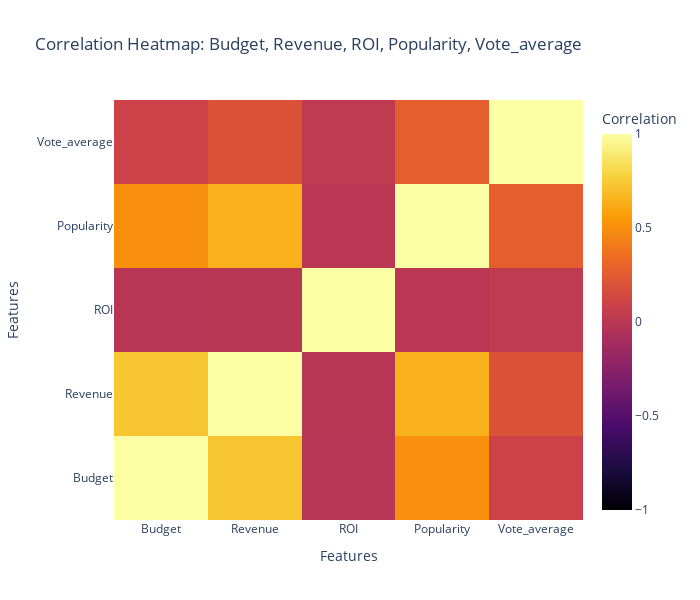

Source (notebook cell):
### Markdown cell above
**H3 Addition 2 - Multi-Feature Correlation**

**Objective:** Understand how Budget, Revenue, ROI, Popularity, and Vote_average relate to each other

**Strong Positive Correlations:**
- Budget and Revenue: High budgets lead to high revenues
- Popularity and Vote_average: Popular movies tend to be well-rated

**Weak or Negative Correlations:**
- ROI shows weaker correlation with other metrics
- This suggests profitability isn't solely driven by size or ratings

**Actionable Insights:**
- Budget is the strongest predictor of revenue
- Quality (ratings) and popularity move together
- ROI requires balancing investment with market appeal

**Visualisation:**
- Plotly Heatmap
- Chosen for interactivity (hover to see exact correlation values) - supports stakeholder exploration.

### Code cell
# =============================================================================
# Visualisation of Correlation Matrix (Plotly Heatmap)
# Correlation Matrix Budget, Revenue, ROI, Popularity, Vote_average
# =============================================================================
# Select relevant columns and compute correlation matrix
cols = ['Budget', 'Revenue', 'ROI', 'Popularity', 'Vote_average']
corr_matrix = df[cols].corr()

# Create Plotly heatmap
fig = go.Figure(
    data=go.Heatmap(
        z=corr_matrix.values,
        x=corr_matrix.columns,
        y=corr_matrix.index,
        colorscale='Inferno',
        colorbar=dict(title='Correlation'),
        zmin=-1, zmax=1,
        text=corr_matrix.round(2).astype(str),
        hoverinfo='text'
    )
)

fig.update_layout(
    title='Correlation Heatmap: Budget, Revenue, ROI, Popularity, Vote_average',
    xaxis_title='Features',
    yaxis_title='Features',
    width=700,
    height=600
)

fig.show()

### Figure 1 — Plotly figure (JSON) as saved in the notebook; plotly's stock layout.template omitted (floating-point values rounded to 4 significant figures)
{"data": [{"colorbar": {"title": {"text": "Correlation"}}, "colorscale": [[0, "#000004"], [0.1111, "#1b0c41"], [0.2222, "#4a0c6b"], [0.3333, "#781c6d"], [0.4444, "#a52c60"], [0.5556, "#cf4446"], [0.6667, "#ed6925"], [0.7778, "#fb9b06"], [0.8889, "#f7d13d"], [1, "#fcffa4"]], "hoverinfo": "text", "text": [["1.0", "0.73", "-0.02", "0.51", "0.09"], ["0.73", "1.0", "-0.01", "0.64", "0.2"], ["-0.02", "-0.01", "1.0", "0.0", "0.03"], ["0.51", "0.64", "0.0", "1.0", "0.27"], ["0.09", "0.2", "0.03", "0.27", "1.0"]], "type": "heatmap", "x": ["Budget", "Revenue", "ROI", "Popularity", "Vote_average"], "y": ["Budget", "Revenue", "ROI", "Popularity", "Vote_average"], "z": [[1, 0.7308, -0.01577, 0.5054, 0.09315], [0.7308, 1, -0.009684, 0.6447, 0.1971], [-0.01577, -0.009684, 1, 0.0002136, 0.02879], [0.5054, 0.6447, 0.0002136, 1, 0.274], [0.09315, 0.1971, 0.02879, 0.274, 1]], "zmax": 1, "zmin": -1}], "layout": {"height": 600, "title": {"text": "Correlation Heatmap: Budget, Revenue, ROI, Popularity, Vote_average"}, "width": 700, "xaxis": {"title": {"text": "Features"}}, "yaxis": {"title": {"text": "Features"}}}}
